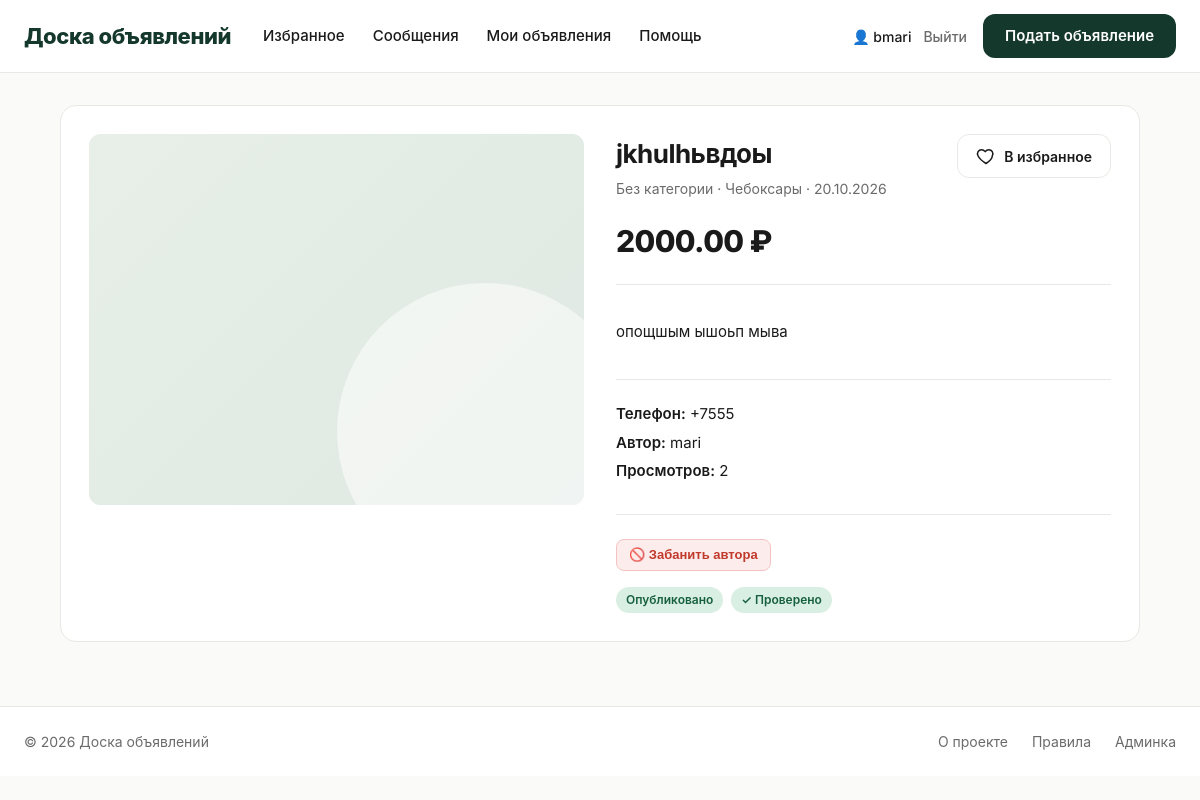
The app's page /ad/jkhulhьвдоы/ (signed in) with its own data.
### ads/models.py (models this page shows, shortened)
class Ad(models.Model):
    STATUS_CHOICES = [
        ('draft', 'Черновик'),
        ('published', 'Опубликовано'),
        ('archived', 'В архиве'),
    ]
    title = models.CharField('Заголовок', max_length=200)
    slug = models.SlugField('URL', max_length=220, unique=True, blank=True, allow_unicode=True)
    description = models.TextField('Описание')
    price = models.DecimalField('Цена', max_digits=12, decimal_places=2)
    image = models.ImageField('Изображение', upload_to='ads/%Y/%m/', blank=True, null=True)
    category = models.ForeignKey(
        Category, on_delete=models.SET_NULL, null=True, blank=True,
        related_name='ads', verbose_name='Категория'
    )
    author = models.ForeignKey(
        User, on_delete=models.CASCADE, related_name='ads', verbose_name='Автор'
    )
    phone = models.CharField('Телефон', max_length=20)
    city = models.CharField('Город', max_length=100)
    status = models.CharField('Статус', max_length=20, choices=STATUS_CHOICES, default='published')
    is_moderated = models.BooleanField('Проверено модератором', default=False)
    views = models.PositiveIntegerField('Просмотры', default=0)
    created_at = models.DateTimeField('Создано', auto_now_add=True)
    updated_at = models.DateTimeField('Обновлено', auto_now=True)
    objects = AdQuerySet.as_manager()
    class Meta:
        verbose_name = 'Объявление'
        verbose_name_plural = 'Объявления'
        ordering = ['-created_at']
        indexes = [
            models.Index(fields=['-created_at']),
            models.Index(fields=['status', 'is_moderated']),
        ]

### ads/views.py (the view)
# urls.py: path('ad/<str:slug>/', views.ad_detail, name='ad_detail'),
def ad_detail(request, slug):
    ad = get_object_or_404(Ad.objects.select_related('category', 'author'), slug=slug)
    allowed = (
        ad.status == 'published' and ad.is_moderated
        or request.user == ad.author
        or request.user.is_staff
    )
    if not allowed:
        messages.error(request, 'Объявление недоступно')
        return redirect('ads:ad_list')
    Ad.objects.filter(pk=ad.pk).update(views=F('views') + 1)
    ad.refresh_from_db()
    return render(request, 'ads/ad_detail.html', {
        'ad': ad,
        'similar': Ad.objects.published().filter(category=ad.category).exclude(pk=ad.pk)[:4]
            if ad.category else Ad.objects.none(),
    })

### ads/context_processors.py (called while the page is built)
def counters(request):
    if not request.user.is_authenticated:
        return {}
    return {
        'favorites_count': Favorite.objects.filter(user=request.user).count(),
        'unread_messages_count': Message.objects.filter(
            recipient=request.user, is_read=False
        ).count(),
    }

### ads/templatetags/ads_extras.py (called while the page is built)
@register.simple_tag
def is_favorited(user, ad):
    if not user.is_authenticated:
        return False
    return Favorite.objects.filter(user=user, ad=ad).exists()

### templates/ads/ad_detail.html (shortened to what this page needs)
{% extends 'base.html' %}
{% load ads_extras %}
{% block content %}
<div class="container">
    <div class="ad-detail">
        <div class="ad-detail-card">
            <div class="ad-detail-image">
                {% if ad.image %}
                    <img src="{{ ad.image.url }}" alt="{{ ad.title }}">
                {% else %}
                    <div class="ad-image-placeholder"></div>
                {% endif %}
            </div>
            <div class="ad-detail-info">
                <div class="detail-head">
                    <h1>{{ ad.title }}</h1>
                    {% if user.is_authenticated %}
                        {% is_favorited user ad as fav %}
                        <form method="post"
                              action="{% url 'ads:favorite_toggle' ad.slug %}"
                              class="fav-form">
                            <button type="submit"
                                    class="fav-btn {% if fav %}is-active{% endif %}"
                                    aria-label="В избранное">
                                <svg class="fav-icon" viewBox="0 0 24 24"
                                     fill="{% if fav %}currentColor{% else %}none{% endif %}"
                                     stroke="currentColor" stroke-width="1.8">
                                    <path d="M12 21s-7.5-4.8-9.6-9.3C.6 8.3 3 4.5 6.6 4.5c2 0 3.5 1.1 4.4 2.3.9-1.2 2.4-2.3 4.4-2.3 3.6 0 6 3.8 4.2 7.2C19.5 16.2 12 21 12 21z"
                                          stroke-linejoin="round"/>
                                </svg>
                                <span class="fav-label">
                                    {% if fav %}В избранном{% else %}В избранное{% endif %}
                                </span>
                            </button>
                        </form>
                    {% endif %}
                </div>
                <div class="detail-meta">
                    {{ ad.category.name|default:"Без категории" }}
                    {% if ad.city %} · {{ ad.city }}{% endif %}
                    · {{ ad.created_at|date:"d.m.Y" }}
                </div>
                <div class="detail-price">{{ ad.price }} ₽</div>
                <div class="detail-desc">{{ ad.description|linebreaks }}</div>
                <div class="detail-contact">
                    <div><strong>Телефон:</strong> {{ ad.phone }}</div>
                    <div><strong>Автор:</strong> {{ ad.author.username }}</div>
                    <div><strong>Просмотров:</strong> {{ ad.views }}</div>
                </div>
                {% if user.is_staff and user != ad.author %}
                    <div class="form-actions">
                        <form method="post"
                              action="{% url 'ads:ban_user' ad.author.pk %}"
                              style="display:inline;">
                            <button type="submit" class="btn-ban">
                                🚫 Забанить автора
                            </button>
                        </form>
                    </div>
                {% endif %}
                {% if user == ad.author or user.is_staff %}
                    <div class="detail-status">
                        {% if ad.status == 'published' %}
                            <span class="status-badge status-published">Опубликовано</span>
                        {% elif ad.status == 'draft' %}
                            <span class="status-badge status-draft">Черновик</span>
                        {% else %}
                            <span class="status-badge status-archived">В архиве</span>
                        {% endif %}
                        {% if ad.is_moderated %}
                            <span class="status-badge status-approved">✓ Проверено</span>
                        {% else %}
                            <span class="status-badge status-pending">На модерации</span>
                        {% endif %}
                    </div>
                {% endif %}
            </div>
        </div>
    </div>
</div>
{% endblock %}

### templates/base.html (shortened to what this page needs)
{% load static %}
<!DOCTYPE html>
<html lang="ru">
<head>
    <link rel="stylesheet" href="{% static 'css/style.css' %}">
</head>
<body>
<header class="site-header">
    <div class="header-inner">
        <a href="{% url 'ads:ad_list' %}" class="logo">
            <span class="logo-text">Доска объявлений</span>
        </a>
        <nav class="main-nav">
            {% if user.is_authenticated %}
                <a href="{% url 'ads:favorites' %}" class="nav-link">
                    Избранное
                </a>
                <a href="{% url 'ads:messages' %}" class="nav-link">
                    Сообщения
                </a>
                <a href="{% url 'ads:my_ads' %}" class="nav-link">Мои объявления</a>
            {% endif %}
            <a href="#" class="nav-link">Помощь</a>
        </nav>
        <div class="header-actions">
            {% if user.is_authenticated %}
                <div class="user-menu">
                    <span class="user-name">👤 {{ user.username }}</span>
                    <a href="{% url 'ads:logout' %}" class="link-quiet">Выйти</a>
                </div>
                <a href="{% url 'ads:ad_create' %}" class="btn-primary">
                    Подать объявление
                </a>
            {% else %}
                <a href="{% url 'ads:login' %}" class="link-quiet">Вход</a>
                <a href="{% url 'ads:ad_create' %}" class="btn-primary">
                    Подать объявление
                </a>
            {% endif %}
        </div>
    </div>
</header>
<main>
    {% block content %}{% endblock %}
</main>
<footer class="site-footer">
    <div class="container footer-inner">
        <div>© {% now "Y" %} Доска объявлений</div>
        <div class="footer-links">
            <a href="#">О проекте</a>
            <a href="#">Правила</a>
            {% if user.is_staff %}
                <a href="/admin/">Админка</a>
            {% endif %}
        </div>
    </div>
</footer>
</body>
</html>

### records on screen
Ad: title "jkhulhьвдоы", category.name "Без категории", city "Чебоксары", created_at "20.10.2026", price "2000.00", description "опощшым ышоьп мыва", phone "+7555", author.username "mari", views "2"

### other values on screen
{{ user.username }} "bmari"
